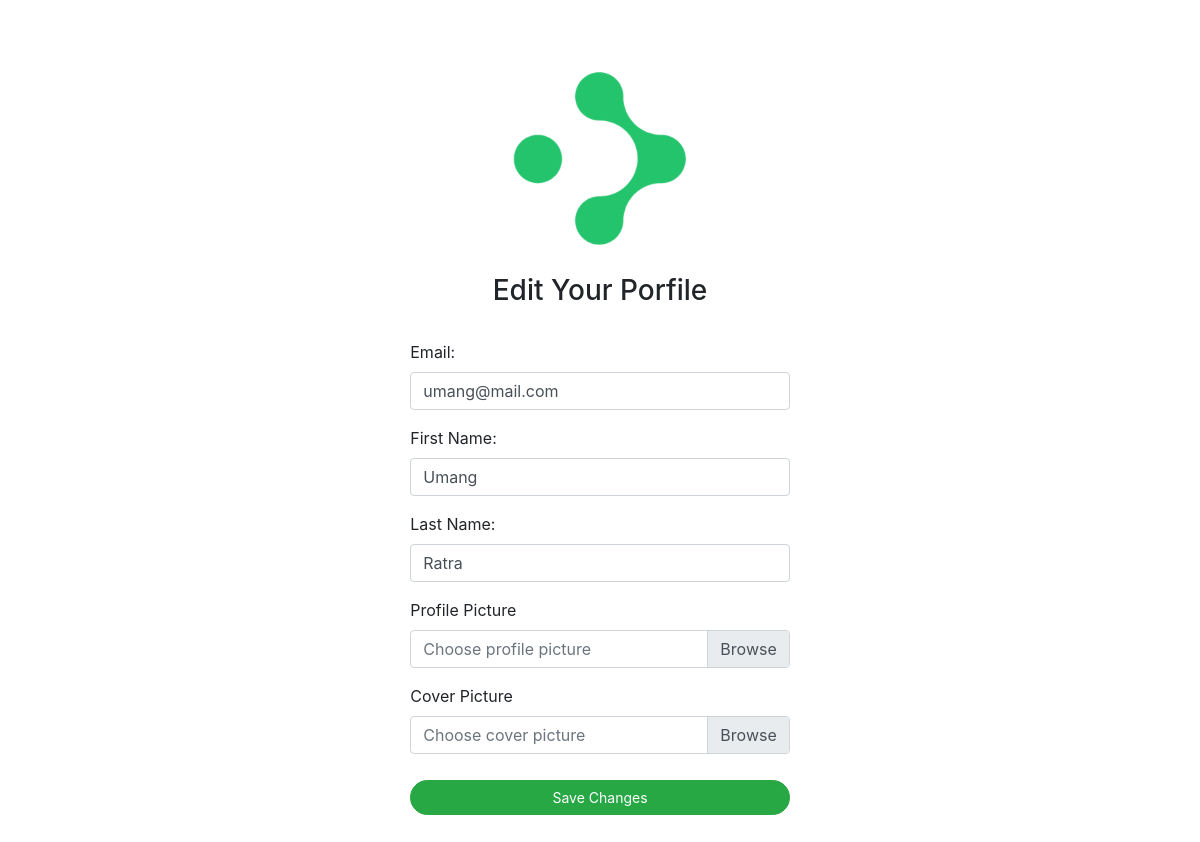
/n/edit/ (signed in), run on the app's committed database.
### network/models.py (models this page shows, shortened)
class User(AbstractUser):
    profile_pic = models.ImageField(upload_to='profile_pic/')
    bio = models.TextField(max_length=160, blank=True, null=True)
    cover = models.ImageField(upload_to='covers/', blank=True)

### network/views.py (the view)
# urls.py: path('n/edit/', views.edit_profile, name='edit_profile'),
@login_required
def edit_profile(request):
    if request.method == "POST":
        request.user.email = request.POST["email"]
        request.user.first_name = request.POST["firstname"]
        request.user.last_name = request.POST["lastname"]
        if request.FILES.get("profile"):
            request.user.profile_pic = request.FILES.get("profile")
        if request.FILES.get("cover"):
            request.user.cover = request.FILES.get("cover")
        request.user.save()
        return HttpResponseRedirect(reverse("index"))
    else:
        return render(request, "network/edit_profile.html", {"user": request.user})

### network/templates/network/edit_profile.html (shortened to what this page needs)
{% extends "network/layout2.html" %}
{% load static %}
{% block body %}
    <div class="user-box" style="margin-top: 6vh;">
        <div>
            <center>
                <img src="{% static 'network/Images/logo_icon.png' %}" height="200px" style="margin-bottom: 2vh;">
                <h3>Edit Your Porfile</h2><br>
            </center>
        </div>
    <form method="post" enctype="multipart/form-data" style="width: 100%;margin-bottom: 5vh;">
        <div class="form-group">
            <label for="email">Email:</label>
            <input class="form-controlmy form-control inp usrname" type="email" id="email" name="email"  style="margin-top: 0;" value="{{ user.email }}">
        </div>
        <div class="form-group">
            <label for="firstname">First Name:</label>
            <input class="form-controlmy form-control inp usrname" type="text" id="firstname" name="firstname" style="margin-top: 0;" value="{{ user.first_name }}">
        </div>
        <div class="form-group">
            <label for="lastname">Last Name:</label>
            <input class="form-controlmy form-control inp usrname" type="text" id="lastname" name="lastname" style="margin-top: 0;" value="{{ user.last_name }}">
        </div>
        <div class="form-group">
                <label for="lastname">Profile Picture</label>
                <div class="custom-file">
                    <label class="custom-file-label" for="profile"><span style="color: #6c757d;">Choose profile picture<span></label>
                    </div>
                </div>
                <div class="form-group">
                    <label for="lastname">Cover Picture</label>
                    <div class="custom-file">
                    <label class="custom-file-label" for="cover"><span style="color: #6c757d;">Choose cover picture<span></label>
                </div>
            </div>
            <center>
                <input class="btn btn-primary merasign" type="submit" value="Save Changes" style="margin-top: 10px; width: 95%; " >
            </center>
    </form>
{% endblock %}

### network/static/network/styles2.css (style rules this page uses)
.btn, .btn:focus, .btn:active { box-shadow: none !important; -webkit-box-shadow: none !important; }
.btn { color: white; background-color: #28a745 !important; border-color: #28a745 !important; border-radius: 999px; width: 95%; }
.user-box { background-color: #fff; width: 45%; border-radius: 5px; margin-top: 10vh; margin-left: auto; margin-right: auto; padding: 10px 50px 10px 50px; }
.user-box form>div { margin-left: 10px; margin-right: 10px; }
.custom-file-label { overflow: hidden; }
.form-controlmy { display: block; width: 100%; padding: .375rem .75rem; font-size: 1rem; font-weight: 400; line-height: 1.5; color: #495057; background-color: #fff; background-clip: padding-box; border: 1px solid #ced4da; border-radius: .25rem; transition: border-color .15s ease-in-out, box-shadow .15s ease-in-out; }
.merasign { font-size: 14px; }

### data on the page
User: email "umang@mail.com", firstname "Umang", lastname "Ratra"
